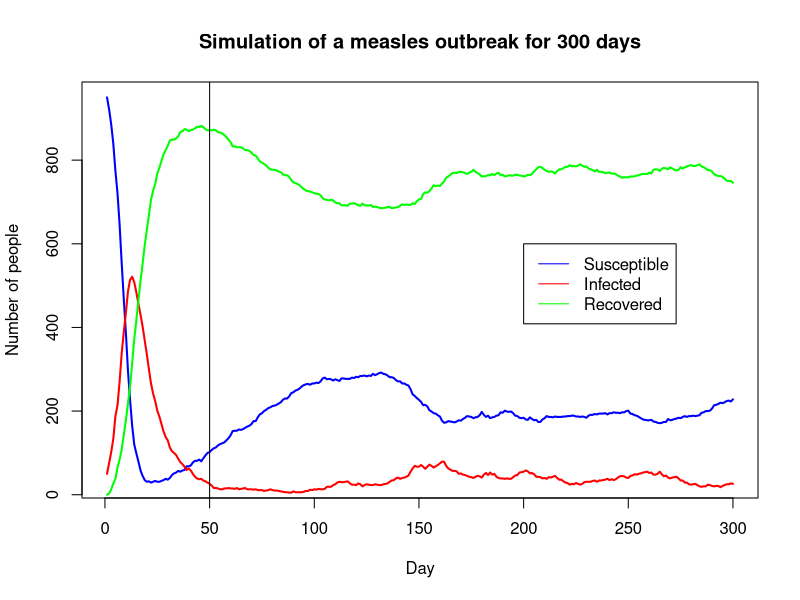
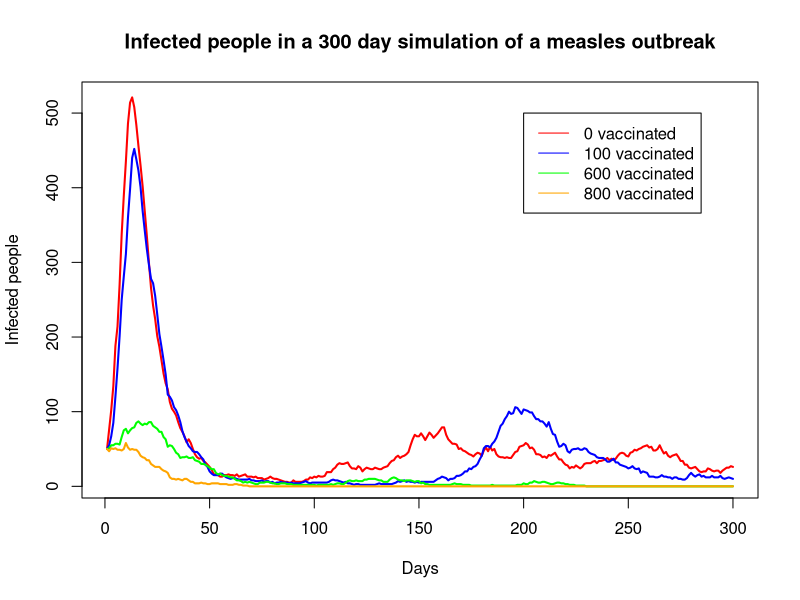

Here is the R script that generated these plots, in order:
#Project 1

set.seed(7) #Set a seed, our favorite number. So we get the same pseudo random numbers each run

#1c)

days = 7300 #20 years in days
P = matrix(c(0.99, 0.01, 0.0, 0, 0.9, 0.1, 0.005, 0, 0.995), byrow = TRUE, nrow = 3) #transition probability matrix

#MCSimulation is a function that simulates the Markov chain in problem 1.1. 
MCSimulation <- function(){
  #Declare a vector, that holds a state in [0, 1, 2] for each day the simulation runs
  #which in this case, is 7300 days = 20 years
  SIR_state = vector("numeric", length = days) 
  SIR_state[1] = 0 #Set the first day to state 0, which is the susceptible state
  
  #Do the simulation
  for(i in 1:(days-1)){
    previousDay = SIR_state[i] #state for day i
    todayProb = P[previousDay + 1, ] #the probabilities for which state you end in
                                    # in day i+1 is the row SIR_state[i] in the transition
                                    # probability matrix. The +1 is due to indexing in
                                    # R matrix. 
    # Sample state of next day from the vector [0, 1, 2] with probabilities todayProb
    SIR_state[i+1] = sample(c(0, 1, 2), size = 1, prob = todayProb)
  }
  
  #A vector of the states every year in the last 10 years, is the second half
  # of the previously declared vector SIR_state
  lastTenYears <-  SIR_state[(length(SIR_state)/2):days] 
  
  #For each run of this function, we estimate the number of days per year spent in each
  #state. This is just the days in one given state, divided by all days, times 365 (1 year)
  estimateSusceptibleDays = sum(lastTenYears == 0)/length(lastTenYears) * 365
  estimateInfectedDays = sum(lastTenYears == 1)/length(lastTenYears) * 365
  estimateImmuneDays = sum(lastTenYears == 2)/length(lastTenYears) * 365
  
  #returns a vector of the days per year estimates of each state
  return (c(estimateSusceptibleDays, estimateInfectedDays, estimateImmuneDays))
  
}

#CalculateCI is a function that calculates CI for the long-run mean numbers of 
#days spent in each state every year
calculateCI <- function(){
  #Run the function MCSimulation that runs the given Markov chain for 20 years, 30 times
  #The vector estimations is a vector of vectors which stores the estimates for days per year
  #spent in each state, for all 30 runs.
  estimations <- replicate(30, MCSimulation())
  
  #Stores number of susceptible days per year for each of the 30 simulations
  susceptibleDays = estimations[1,]
  #Stores number of infected days per year for each of the 30 simulations
  infectedDays = estimations[2,]
  #Stores number of immune days per year for each of the 30 simulations
  immuneDays = estimations[3,]
  
  #nSample is numbers of samples used in calculating CI. We have one sample for 
  #each run of the MC, so nSample = 30. All the three above defined vectors
  #have the same length. 
  nSample = length(susceptibleDays)
  
  #Calculate the mean of all three samples
  meanSusceptibleDays = mean(susceptibleDays)
  meanInfectedDays = mean(infectedDays)
  meanImmuneDays = mean(immuneDays)
  
  print(meanSusceptibleDays)
  print(meanInfectedDays)
  print(meanImmuneDays)
  
  #Calculate the standard deviation of all three samples. This is the corrected
  #sample standard deviation 
  sdSusceptibleDays = sd(susceptibleDays)
  sdInfectedDays = sd(infectedDays)
  sdImmuneDays = sd(immuneDays)
  
  #Critical value in t-distribution for 29 degrees of freedom and alpha = 0.25
  #t-distribution is symmetric, so the lower and upper quantile are equal
  quantile = 2.045
  
  #Calculate lower and upper bound of each of the CI. Describtion in report
  lowerBoundS = meanSusceptibleDays-(quantile*(sdSusceptibleDays/sqrt(nSample)))
  upperBoundS = meanSusceptibleDays+(quantile*(sdSusceptibleDays/sqrt(nSample)))
  lowerBoundI = meanInfectedDays-(quantile*(sdInfectedDays/sqrt(nSample)))
  upperBoundI = meanInfectedDays+(quantile*(sdInfectedDays/sqrt(nSample)))
  lowerBoundR = meanImmuneDays-(quantile*(sdImmuneDays/sqrt(nSample)))
  upperBoundR = meanImmuneDays+(quantile*(sdImmuneDays/sqrt(nSample)))
  
  #Last, print out the CI's
  
  print("Confidence interval for mean number of days spent in susceptible state: ")
  print(c('[', lowerBoundS, upperBoundS, ']'))
  
  print("Confidence interval for mean number of days spent in infected state: ")
  print(c('[', lowerBoundI, upperBoundI, ']'))
  
  print("Confidence interval for mean number of days spent in recovered state: ")
  print(c('[', lowerBoundR, upperBoundR, ']'))
}

calculateCI()

#1e)

n = 300 #steps
N = 1000 #number of people

#The function explosiveBehaviour has two input values. This is a boolean statement
#that tells us to return the matrix Y or not. The matrix Y has 300 (= steps) columns
#and 3 rows. For each column, the first value is the number of susceptible people this day,
#the second row is number of infected people this day, and the last row is number of
#immune people this day. The second input, is the number of vaccinated individuals.
#If the input value returnY is false, the function returns a vector with 2 elements. 
#
#For each step, we can model new infected, new recovered and new susceptible people as
#a binomial distribution. We have the number of people in each state at day i, and we also
#know the probability that any of these will change state. For example, for new infected, we
#have the numbers of susceptible people at day i as numbers of trials, and beta as probability
#of success, where "success" is that a person becomes infected. We do it similarly for the other states. 
explosiveBehaviour <- function(returnY, vaccinated){
  Y <- matrix(0, 3, n) #Create 3x300 matrix of zeros
  Y[,1] = c(950, 50, 0) #Set the first columns equal to Y_0
  Y[1, 1] = Y[1, 1] - vaccinated #If any vaccinated, the number of susceptible 
                                 #people is vaccinated people fewer than 950
  Y[3, 1] = Y[3, 1] + vaccinated #If any vaccinated, they are also immune
  gamma = 0.10    #probability of getting recovered if an individual is infected
  alpha = 0.005   #probability of becoming susceptible if you are immune
  
  #Simulate the first 300 days of infection
  for (i in 1:(n-1)){
    S_n <- Y[1, i] #number of susceptible at day i
    I_n <- Y[2, i] #number of infected on day i
    R_n <- Y[3, i] #number of immune on day i
    beta <- 0.5 * I_n / N #Calculate the probability of becoming infected
    newInfected <- rbinom(1, S_n, beta) #new infected on day i comes from a binomial
                                        #distr with S_n trials and beta prob of success
    newImmune <- rbinom(1, I_n, gamma) #new immune on day i comes from a binomial distr
                                       #with I_n trials and prob gamma of success
    newSusceptible <- rbinom(1, (R_n-vaccinated), alpha) #new susceptible on day i 
                                              #comes from binomial distr with R_n - vaccinated
                                              #trials and prob alpha of success. The vaccinated
                                              #cant become susceptible again.
    infected <- I_n + newInfected - newImmune #number of infected on day i+1 is 
                                              #number of infected on day i + new infected - new immune
    immune <- R_n + newImmune - newSusceptible #immune on day i+1 is immune on day i
                                              #+ new immune - new susceptible
    susceptible <- S_n + newSusceptible - newInfected #susceptible on day i+1 is susceptible on day i
                                                  #+ new susceptible - new infected
    
    Y[,i+1] <- c(susceptible, infected, immune) #add a column to the matrix with
                                                  #number of people in each state at day i+1
  }
  numbersOfInfectedPerDay = Y[2, ] #Vector of 300 elements, where the i'th element is
                                   #number of infected people on day i
  if(returnY){
    return(Y) #returns the matrix Y
  }
  #If returnY is false, return a vector of max infected a day, and which day that was
  return ( c(max(numbersOfInfectedPerDay), which.max(numbersOfInfectedPerDay)) )
}

#Run the above function, and plot the outlook of the measles outbreak (with 0 vaccinated)
Y = explosiveBehaviour(TRUE, 0)
plot(1:n, Y[1, ], col = "blue", type = "l", lwd = 2, main = "Simulation of a measles outbreak for 300 days", 
     xlab = "Day", ylab = "Number of people")
lines(1:n, Y[2, ], col = "red", lwd = 2)
lines(1:n, Y[3, ], col = "green", lwd = 2)
abline(v = 50)
legend(x = 200, y = 600, legend=c("Susceptible", "Infected", "Recovered"), 
       col = c("blue", "red", "green"), lty = 1)

#Run the simulation of the measles outbreak 1000 times with 0 vaccinated individuals, 
#store the number of max infected people for every simulation in the vector maxValsInfected0
#and the days that this happened in dayMaXInfected0. 
maxValsInfected0 <- replicate(1000, explosiveBehaviour(FALSE, 0))
maxInfected0 = maxValsInfected0[1, ]
dayMaxInfected0 = maxValsInfected0[2, ]

#This function calculates CI's for max number of infected per day in the 300 day
#simulation and at which day this happened. The function has 2 input values. 
#Both of the input values are from the simulation with returnY=FALSE. 
calculateCI_expectedValues <- function(maxInfected, dayMaxInfected){
  #Calculate the mean of bot input parameters
  meanMaxInfected = mean(maxInfected)
  meanDay = mean(dayMaxInfected)
  
  print("E[maxI]")
  print(meanMaxInfected)
  print("E[day]")
  print(meanDay)
  
  #Calculate corrected standard deviation of both input parameters
  sdMaxInfected = sd(maxInfected)
  sdDay = sd(dayMaxInfected)
  
  #nSample = 1000 = length of one of the input parameter
  nSample = length(maxInfected)
  quantile = 2.045 #Find this in blue book
  
  #Calculate the bounds for the CI's
  lowerBoundMaxInfected = meanMaxInfected-(quantile*(sdMaxInfected/sqrt(nSample)))
  upperBoundMaxInfected = meanMaxInfected+(quantile*(sdMaxInfected/sqrt(nSample)))
  lowerBoundDay = meanDay-(quantile*(sdDay/sqrt(nSample)))
  upperBoundDay = meanDay+(quantile*(sdDay/sqrt(nSample)))
  
  
  #Print out both of the CI's
  print("Confidence interval for maxInfected: ")
  print(c('[', lowerBoundMaxInfected, upperBoundMaxInfected, ']'))
  
  print("Confidence interval for dayMaxInfected: ")
  print(c('[', lowerBoundDay, upperBoundDay, ']'))
}

#Run the simulation of the measles outbreak again, with 100, 600 and 800
#vaccinated people respectively. I then plot the number of infected people
#per day, for all three cases and the case for 0 vaccinated
Y_100 = explosiveBehaviour(TRUE, 100)
Y_600 = explosiveBehaviour(TRUE, 600)
Y_800 = explosiveBehaviour(TRUE, 800)
plot(1:n, Y[2, ], col = "red", lwd = 2, type = "l", xlab = "Days", 
     ylab = "Infected people", main = "Infected people in a 300 day simulation of a measles outbreak")
lines(1:n, Y_100[2, ], col = "blue", lwd = 2)
lines(1:n, Y_600[2, ], col = "green", lwd = 2)
lines(1:n, Y_800[2, ], col = "orange", lwd = 2)
legend(x = 200, y = 500, legend=c("0 vaccinated", "100 vaccinated", "600 vaccinated", "800 vaccinated"), 
       col = c("red", "blue", "green", "orange"), lty = 1)

#Run the simulation of the outbreak 1000 times for each of the cases where
#the number of vaccinated people is 100, 600 and 800. Store the values in a
#matrix
maxValsInfected100 <- replicate(1000, explosiveBehaviour(FALSE, 100))
maxValsInfected600 <- replicate(1000, explosiveBehaviour(FALSE, 600))
maxValsInfected800 <- replicate(1000, explosiveBehaviour(FALSE, 800))

#Split up the above matrices to get vectors that have the max number of infected
#people for each of the cases, and vectors that store the day that this happens.
maxInfected100 = maxValsInfected100[1, ]
dayMaxInfected100 = maxValsInfected100[2, ]
maxInfected600 = maxValsInfected600[1, ]
dayMaxInfected600 = maxValsInfected600[2, ]
maxInfected800 = maxValsInfected800[1, ]
dayMaxInfected800 = maxValsInfected800[2, ]

#Calculate CI's for max number of infected per day in the 300 day simulation
#and at which day this happened for the cases with 0, 100, 600 and 800 vaccinated
#people at day 1.
calculateCI_expectedValues(maxInfected0, dayMaxInfected0)
calculateCI_expectedValues(maxInfected100, dayMaxInfected100)
calculateCI_expectedValues(maxInfected600, dayMaxInfected600)
calculateCI_expectedValues(maxInfected800, dayMaxInfected800)

